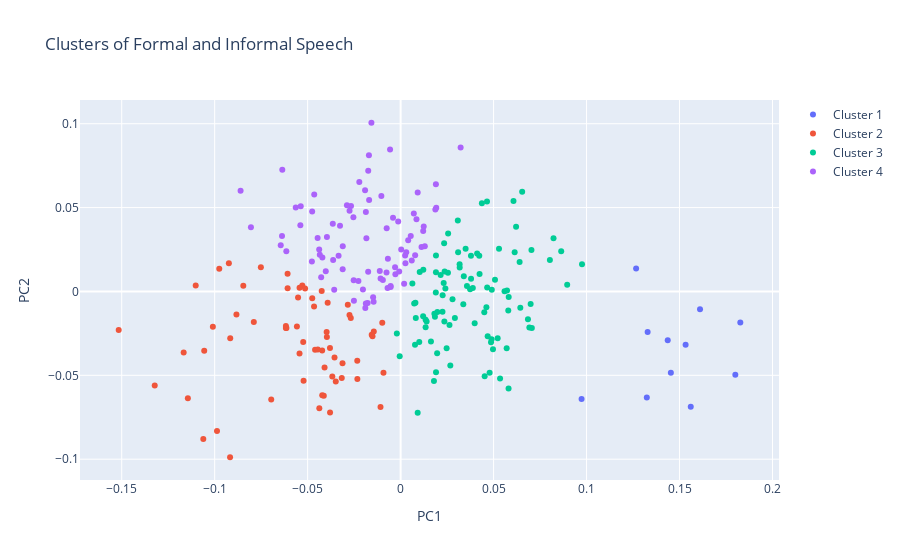

Notebook code cell kept with this figure:
### Code cell
from sklearn.cluster import KMeans
from sklearn.preprocessing import StandardScaler
from sklearn.decomposition import PCA
from sklearn.metrics import silhouette_score


# concatenate the data
df_all = pd.concat([formal, informal])

def pivot_au(df):
    pivoted = df.pivot_table(index='frame', columns='face_au', values='value')
    return pivoted

pivoted = pivot_au(df_all)

# Apply PCA to reduce the dimensionality
pca = PCA(n_components=2)
pivoted_pca = pca.fit_transform(pivoted)

# Apply k-means clustering
kmeans = KMeans(n_clusters=4, random_state=42)
kmeans.fit(pivoted_pca)
clusters = kmeans.predict(pivoted_pca)

# evaluate the clustering
silhouette = silhouette_score(pivoted_pca, clusters)
print(f'Silhouette score: {silhouette}')

# Plot the clusters and the labels of informal and formal speech
# with plotly go
fig = go.Figure()

fig.add_trace(go.Scatter(x=pivoted_pca[clusters==0, 0], y=pivoted_pca[clusters==0, 1], mode='markers', name='Cluster 1'))
fig.add_trace(go.Scatter(x=pivoted_pca[clusters==1, 0], y=pivoted_pca[clusters==1, 1], mode='markers', name='Cluster 2'))
fig.add_trace(go.Scatter(x=pivoted_pca[clusters==2, 0], y=pivoted_pca[clusters==2, 1], mode='markers', name='Cluster 3'))
fig.add_trace(go.Scatter(x=pivoted_pca[clusters==3, 0], y=pivoted_pca[clusters==3, 1], mode='markers', name='Cluster 4'))

fig.update_layout(title='Clusters of Formal and Informal Speech',
                    xaxis_title='PC1',
                    yaxis_title='PC2')

fig.show()
